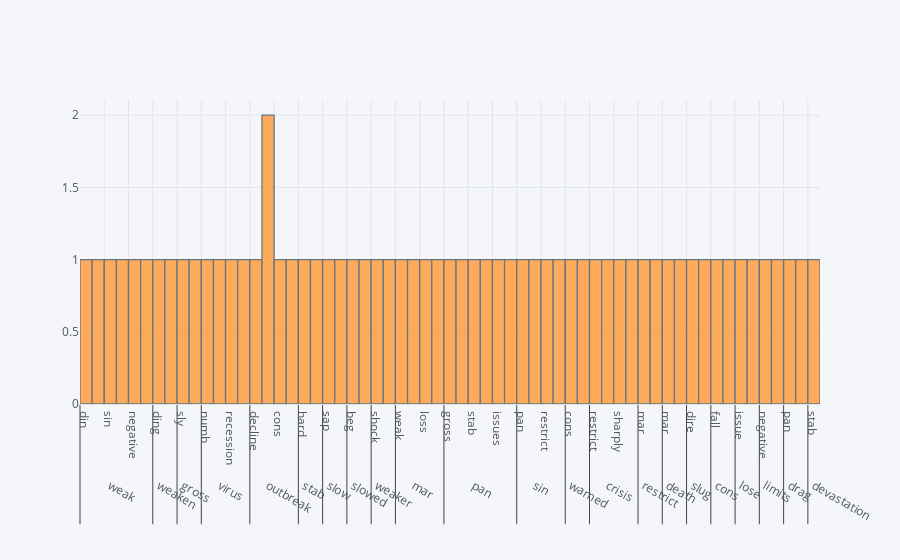

The cell this chart's notebook holds for it:
### Code cell
word_data['Negative Words'].iplot(kind='histogram',size=12,barmode='group')

### Figure 1 — Plotly figure (JSON) as saved in the notebook; plotly's stock layout.template omitted (floating-point values rounded to 4 significant figures; data arrays with more than 128 entries replaced by an {"elided": "..."} marker saying what was removed)
{"data": [{"histfunc": "count", "histnorm": "", "marker": {"color": "rgba(255, 153, 51, 1.0)", "line": {"color": "#4D5663", "width": 1.3}}, "name": "Negative Words", "opacity": 0.8, "orientation": "v", "type": "histogram", "x": {"elided": "7 rows, 1536 str values in total"}}], "layout": {"barmode": "group", "legend": {"bgcolor": "#F5F6F9", "font": {"color": "#4D5663"}}, "paper_bgcolor": "#F5F6F9", "plot_bgcolor": "#F5F6F9", "title": {"font": {"color": "#4D5663"}}, "xaxis": {"gridcolor": "#E1E5ED", "showgrid": true, "tickfont": {"color": "#4D5663"}, "title": {"font": {"color": "#4D5663"}, "text": ""}, "zerolinecolor": "#E1E5ED"}, "yaxis": {"gridcolor": "#E1E5ED", "showgrid": true, "tickfont": {"color": "#4D5663"}, "title": {"font": {"color": "#4D5663"}, "text": ""}, "zerolinecolor": "#E1E5ED"}}}
